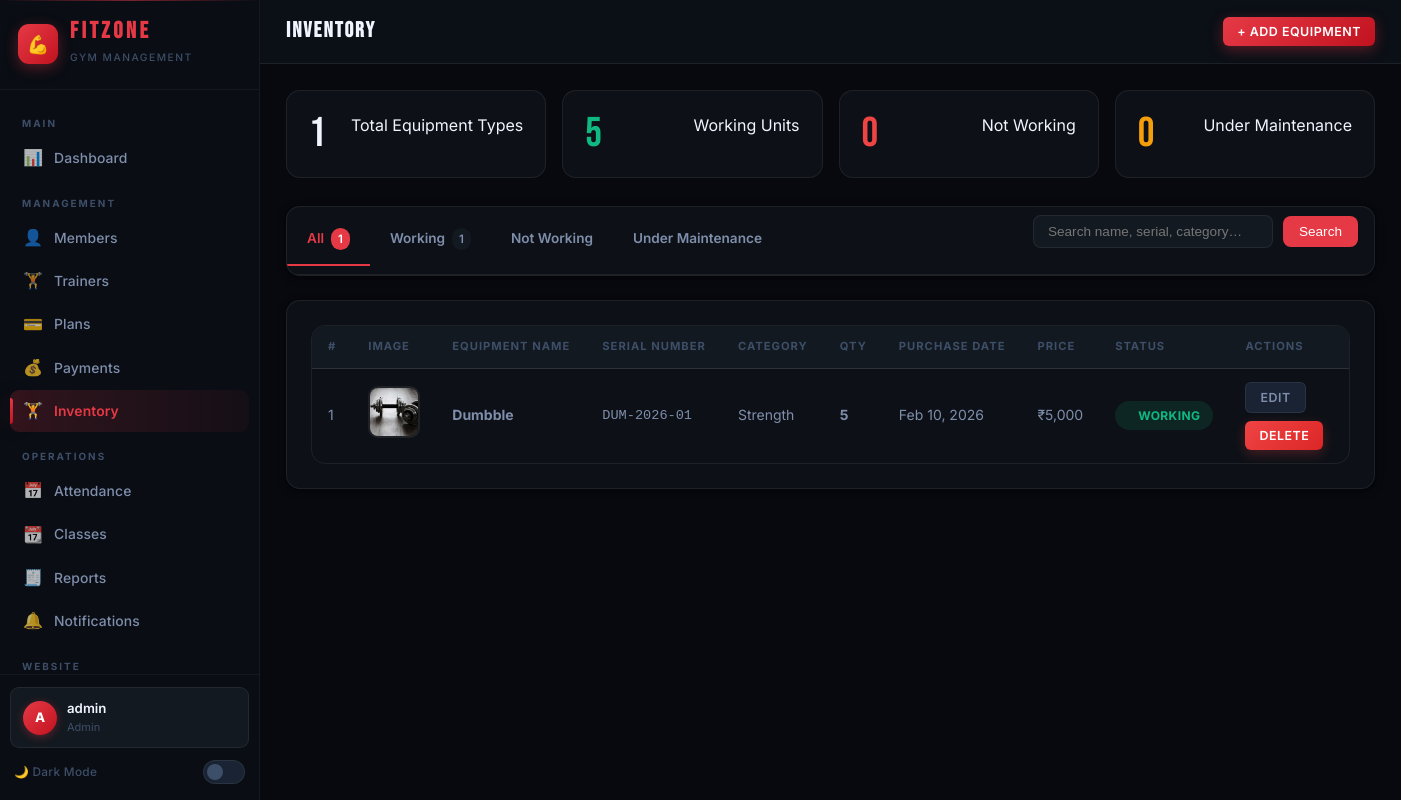
The app's page /pages/admin/inventory.php (signed in) with its own data.
### tables this page shows
CREATE TABLE `gym_inventory` (
  `id` int(11) NOT NULL,
  `name` varchar(150) NOT NULL,
  `serial_number` varchar(100) DEFAULT NULL,
  `category` varchar(80) DEFAULT NULL,
  `quantity` int(11) DEFAULT 1,
  `purchase_date` date DEFAULT NULL,
  `purchase_price` decimal(10,2) DEFAULT NULL,
  `status` enum('working','not_working','under_maintenance') DEFAULT 'working',
  `notes` text DEFAULT NULL,
  `image` varchar(255) DEFAULT NULL,
  `created_at` timestamp NOT NULL DEFAULT current_timestamp(),
  `updated_at` timestamp NOT NULL DEFAULT current_timestamp() ON UPDATE current_timestamp()
);

### pages/admin/inventory.php (the view, shortened to what this page needs)
<?php
require_once '../../includes/auth.php';
$conn->query("CREATE TABLE IF NOT EXISTS gym_inventory (
    id              INT AUTO_INCREMENT PRIMARY KEY,
    name            VARCHAR(150) NOT NULL,
    serial_number   VARCHAR(100),
    category        VARCHAR(80),
    quantity        INT DEFAULT 1,
    purchase_date   DATE,
    purchase_price  DECIMAL(10,2),
    status          ENUM('working','not_working','under_maintenance') DEFAULT 'working',
    notes           TEXT,
    image           VARCHAR(255),
    created_at      TIMESTAMP DEFAULT CURRENT_TIMESTAMP,
    updated_at      TIMESTAMP DEFAULT CURRENT_TIMESTAMP ON UPDATE CURRENT_TIMESTAMP
) ENGINE=InnoDB DEFAULT CHARSET=utf8mb4");
$filter  = $_GET['filter'] ?? 'all';
$search  = trim($_GET['search'] ?? '');
$where   = [];
$whereSql = $where ? 'WHERE ' . implode(' AND ', $where) : '';
$items = $conn->query("SELECT * FROM gym_inventory $whereSql ORDER BY created_at DESC");
$statsRes = $conn->query("SELECT status, COUNT(*) as c, SUM(quantity) as q FROM gym_inventory GROUP BY status");
$stats = ['working'=>['c'=>0,'q'=>0],'not_working'=>['c'=>0,'q'=>0],'under_maintenance'=>['c'=>0,'q'=>0]];
$totalItems = 0; $totalQty = 0;
while ($s = $statsRes->fetch_assoc()) {
    $stats[$s['status']] = ['c'=>(int)$s['c'],'q'=>(int)$s['q']];
    $totalItems += (int)$s['c'];
}
?>
<!DOCTYPE html>
<?php $__theme = $_COOKIE["fitzone_theme"] ?? "dark"; ?>
<html lang="en" data-theme="<?= htmlspecialchars($__theme) ?>">
<head>
    <link rel="stylesheet" href="../../assets/css/style.css">
</head>
<body>
<div class="app-layout">
<?php include '../../includes/sidebar.php'; ?>
<div class="main-content">
    <header class="top-header">
        <h2 class="page-title">INVENTORY</h2>
        <div class="top-header-actions">
            <button class="btn btn-primary btn-sm" onclick="openModal('addItemModal')">+ Add Equipment</button>
        </div>
    </header>
    <div class="page-content">
        <div class="stats-grid" style="grid-template-columns:repeat(4,1fr);margin-bottom:28px;">
            <div class="stat-card">
                <div class="stat-number"><?= $totalItems ?></div>
                <div class="stat-label">Total Equipment Types</div>
            </div>
            <div class="stat-card">
                <div class="stat-number" style="color:var(--success)"><?= $stats['working']['q'] ?></div>
                <div class="stat-label">Working Units</div>
            </div>
            <div class="stat-card">
                <div class="stat-number" style="color:var(--danger)"><?= $stats['not_working']['q'] ?></div>
                <div class="stat-label">Not Working</div>
            </div>
            <div class="stat-card">
                <div class="stat-number" style="color:var(--warning)"><?= $stats['under_maintenance']['q'] ?></div>
                <div class="stat-label">Under Maintenance</div>
            </div>
        </div>
        <div class="card" style="margin-bottom:24px;padding:0;overflow:hidden;">
            <div style="display:flex;align-items:center;justify-content:space-between;flex-wrap:wrap;border-bottom:1px solid var(--border);padding-right:16px;">
                <div style="display:flex;">
                    <?php
                    $tabs = ['all'=>'All', 'working'=>'Working', 'not_working'=>'Not Working', 'under_maintenance'=>'Under Maintenance'];
                    $tabCounts = ['all'=>$totalItems,'working'=>$stats['working']['c'],'not_working'=>$stats['not_working']['c'],'under_maintenance'=>$stats['under_maintenance']['c']];
                    foreach ($tabs as $f => $label):
                        $isActive = ($filter === $f);
                    ?>
                    <a href="?filter=<?= $f ?><?= $search ? '&search='.urlencode($search) : '' ?>" style="
                        padding:14px 20px;font-size:0.85rem;font-weight:600;text-decoration:none;display:flex;align-items:center;gap:7px;
                        color:<?= $isActive ? 'var(--primary)' : 'var(--text-secondary)' ?>;
                        border-bottom:2px solid <?= $isActive ? 'var(--primary)' : 'transparent' ?>;
                        transition:all 0.2s;">
                        <?= $label ?>
                        <?php if ($tabCounts[$f] > 0): ?>
                        <span style="background:<?= $isActive ? 'var(--primary)' : 'var(--bg-surface)' ?>;color:<?= $isActive ? '#fff' : 'var(--text-secondary)' ?>;padding:2px 7px;border-radius:50px;font-size:0.72rem;"><?= $tabCounts[$f] ?></span>
                        <?php endif; ?>
                    </a>
                    <?php endforeach; ?>
                </div>
                <form method="GET" class="search-bar" style="padding:8px 0;">
                    <input type="text" name="search" value="<?= htmlspecialchars($search) ?>" placeholder="Search name, serial, category…">
                    <button type="submit">Search</button>
                </form>
            </div>
        </div>
        <div class="card">
            <div class="table-container">
                <table class="data-table">
                    <thead>
                        <tr>
                            <th>#</th>
                            <th>Image</th>
                            <th>Equipment Name</th>
                            <th>Serial Number</th>
                            <th>Category</th>
                            <th>Qty</th>
                            <th>Purchase Date</th>
                            <th>Price</th>
                            <th>Status</th>
                            <th>Actions</th>
                        </tr>
                    </thead>
                    <tbody>
                        <?php if ($items->num_rows === 0): ?>
                        <tr><td colspan="10" style="text-align:center;padding:50px;color:var(--text-secondary);">
                            <?= $search ? "No results for \"$search\"" : "No equipment added yet." ?>
                        </td></tr>
                        <?php else: $i=1; while ($item = $items->fetch_assoc()): ?>
                        <tr>
                            <td><?= $i++ ?></td>
                            <td>
                                <?php if ($item['image']): ?>
                                    <img src="../../uploads/equipment/<?= htmlspecialchars($item['image']) ?>" class="equip-img" alt="<?= htmlspecialchars($item['name']) ?>">
                                <?php else: ?>
                                    <div class="equip-placeholder">🏋️</div>
                                <?php endif; ?>
                            </td>
                            <td>
                                <strong><?= htmlspecialchars($item['name']) ?></strong>
                            </td>
                            <td style="font-family:monospace;font-size:0.85rem;"><?= $item['serial_number'] ? htmlspecialchars($item['serial_number']) : '<span style="color:var(--text-secondary)">—</span>' ?></td>
                            <td><?= $item['category'] ? htmlspecialchars($item['category']) : '<span style="color:var(--text-secondary)">—</span>' ?></td>
                            <td style="font-weight:700;"><?= $item['quantity'] ?></td>
                            <td><?= $item['purchase_date'] ? date('M d, Y', strtotime($item['purchase_date'])) : '—' ?></td>
                            <td><?= $item['purchase_price'] ? '₹'.number_format($item['purchase_price'],0) : '—' ?></td>
                            <td>
                                <?php
                                $sMap = ['working'=>'Working','not_working'=>'Not Working','under_maintenance'=>'Maintenance'];
                                $sClass = 'status-badge-' . $item['status'];
                                ?>
                                <span class="badge-status <?= $sClass ?>" style="border-radius:50px;padding:4px 12px;font-size:0.75rem;font-weight:700;text-transform:uppercase;letter-spacing:0.4px;">
                                    <?= $sMap[$item['status']] ?>
                                </span>
                            </td>
                            <td>
                                <div class="btn-group">
                                    <button class="btn btn-sm btn-secondary" onclick='openEditModal(<?= json_encode($item) ?>)'>Edit</button>
                                    <form method="POST" style="margin:0" onsubmit="return confirm('Delete this equipment?')">
                                        <button type="submit" class="btn btn-sm btn-danger">Delete</button>
                                    </form>
                                </div>
                            </td>
                        </tr>
                        <?php endwhile; endif; ?>
                    </tbody>
                </table>
            </div>
        </div>
    </div>
</div>
</div>
</body>
</html>

### pages/admin/inventory.php (style rules this page uses)
.equip-img { width:52px;height:52px;border-radius:10px;object-fit:cover;border:2px solid var(--border); }
.status-badge-working { background:rgba(16,185,129,0.12);color:var(--success); }
.search-bar { display:flex;gap:10px;align-items:center; }
.search-bar input { padding:8px 14px;border-radius:8px;border:1px solid var(--border);background:var(--bg-surface);color:var(--text-primary);font-size:0.85rem;width:240px; }
.search-bar button { padding:8px 16px;border-radius:8px;border:none;background:var(--primary);color:#fff;cursor:pointer;font-size:0.85rem; }

### records on screen
gym_inventory: image (picture), name "Dumbble", serial_number "DUM-2026-01", category "Strength", quantity "5", purchase_date "Feb 10, 2026", purchase_price "5,000", status "WORKING"

### other values on screen
substr($_SESSION['username'] ?? 'U', 0, 1) "A"
$_SESSION['username'] "admin"
$_SESSION['role'] "Admin"
$totalItems "1"
$stats['working']['q'] "5"
$stats['not_working']['q'] "0"
$stats['under_maintenance']['q'] "0"
$label "All"
$tabCounts[$f] "1"
$label "Working"
$label "Not Working"
$label "Under Maintenance"
